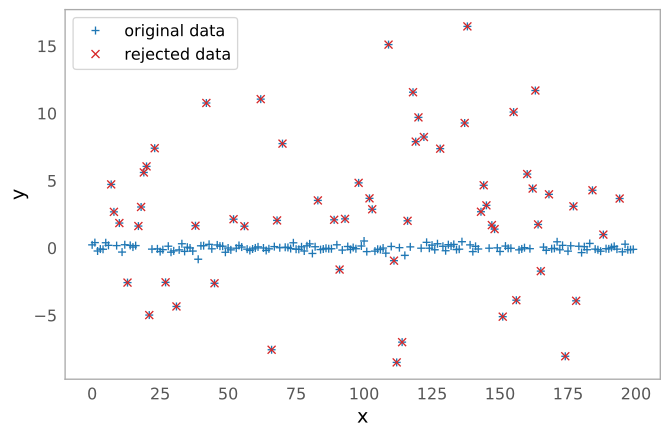

This chart was generated by the following Python code:
import numpy as np
import scipy.stats as stats
from matplotlib import pyplot as plt
from astropy.stats import sigma_clip, mad_std

# Generate fake data that has a mean of 0 and standard deviation of 0.2 with outliers
np.random.seed(0)
x = np.arange(200)
y = np.zeros(200)
c = stats.bernoulli.rvs(0.35, size=x.shape)
y += (np.random.normal(0., 0.2, x.shape) +
      c*np.random.normal(3.0, 5.0, x.shape))

filtered_data = sigma_clip(y, sigma=3, iters=1, stdfunc=mad_std)

# plot the original and rejected data
plt.figure(figsize=(8,5))
plt.plot(x, y, '+', color='#1f77b4', label="original data")
plt.plot(x[filtered_data.mask], y[filtered_data.mask], 'x',
         color='#d62728', label="rejected data")
plt.xlabel('x')
plt.ylabel('y')
plt.legend(loc=2, numpoints=1)
